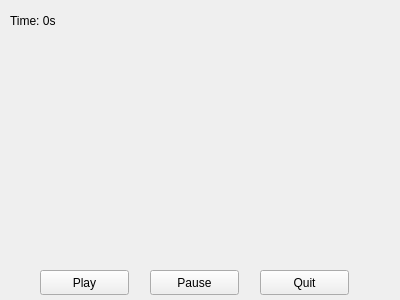
<?xml version="1.0" encoding="UTF-8"?>
<ui version="4.0">
 <class>Form</class>
 <widget class="QWidget" name="Form">
  <property name="geometry">
   <rect>
    <x>0</x>
    <y>0</y>
    <width>400</width>
    <height>300</height>
   </rect>
  </property>
  <property name="windowTitle">
   <string>PDB Movie Player</string>
  </property>
  <widget class="QLabel" name="labelMovie">
   <property name="geometry">
    <rect>
     <x>10</x>
     <y>10</y>
     <width>361</width>
     <height>21</height>
    </rect>
   </property>
   <property name="text">
    <string>Time: 0s</string>
   </property>
  </widget>
  <widget class="QPushButton" name="pushButtonPause">
   <property name="geometry">
    <rect>
     <x>150</x>
     <y>270</y>
     <width>89</width>
     <height>25</height>
    </rect>
   </property>
   <property name="text">
    <string>Pause</string>
   </property>
  </widget>
  <widget class="QWidget" name="openGLWidgetMovie" native="true">
   <property name="geometry">
    <rect>
     <x>10</x>
     <y>40</y>
     <width>381</width>
     <height>221</height>
    </rect>
   </property>
  </widget>
  <widget class="QPushButton" name="pushButtonPlay">
   <property name="geometry">
    <rect>
     <x>40</x>
     <y>270</y>
     <width>89</width>
     <height>25</height>
    </rect>
   </property>
   <property name="text">
    <string>Play</string>
   </property>
  </widget>
  <widget class="QPushButton" name="pushButtonQuit">
   <property name="geometry">
    <rect>
     <x>260</x>
     <y>270</y>
     <width>89</width>
     <height>25</height>
    </rect>
   </property>
   <property name="text">
    <string>Quit</string>
   </property>
  </widget>
 </widget>
 <resources/>
 <connections/>
</ui>
